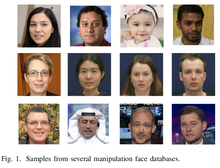
%> input picture fig/sam.png, 220 x 168 px, shrunk from 635 x 484 before the run
$ octave --eval "result = SRM('../fig/sam.png');"   (GNU Octave 9; MATLAB toolbox functions it lacks are replaced by stand-ins)
%> lines starting %> are read from the running program, lines starting %| are printed output that depends on the picture
function f = SRM(IMAGE)
%> called with IMAGE = '../fig/sam.png'
% -------------------------------------------------------------------------
% Copyright (c) 2011 DDE Lab, Binghamton University, NY.
% All Rights Reserved.
% -------------------------------------------------------------------------
% Permission to use, copy, modify, and distribute this software for
% educational, research and non-profit purposes, without fee, and without a
% written agreement is hereby granted, provided that this copyright notice
% appears in all copies. The program is supplied "as is," without any
% accompanying services from DDE Lab. DDE Lab does not warrant the
% operation of the program will be uninterrupted or error-free. The
% end-user understands that the program was developed for research purposes
% and is advised not to rely exclusively on the program for any reason. In
% no event shall Binghamton University or DDE Lab be liable to any party
% for direct, indirect, special, incidental, or consequential damages,
% including lost profits, arising out of the use of this software. DDE Lab
% disclaims any warranties, and has no obligations to provide maintenance,
% support, updates, enhancements or modifications.
% -------------------------------------------------------------------------
% Contact: jan@kodovsky.com | fridrich@binghamton.edu | October 2011
%          http://dde.binghamton.edu/download/feature_extractors
% -------------------------------------------------------------------------
% Extracts all 106 submodels presented in [1] as part of a rich model for
% steganalysis of digital images. All features are calculated in the
% spatial domain and are stored in a structured variable 'f'. For more
% deatils about the individual submodels, please see the publication [1].
% Total dimensionality of all 106 submodels is 34671.
% -------------------------------------------------------------------------
% Input:  IMAGE ... path to the image (can be JPEG)
% Output: f ....... extracted SRM features in a structured format
% -------------------------------------------------------------------------
% [1] Rich Models for Steganalysis of Digital Images, J. Fridrich and J.
% Kodovsky, IEEE Transactions on Information Forensics and Security, 2011.
% Under review.
% -------------------------------------------------------------------------

X = double(imread(IMAGE));

f = post_processing(all1st(X,1),'f1',1);   % 1st order, q=1
f = post_processing(all1st(X,2),'f1',2,f); % 1st order, q=2
for q=[1 1.5 2], f = post_processing(all2nd(X,q*2),'f2',q,f); end    % 2nd order
for q=[1 1.5 2], f = post_processing(all3rd(X,q*3),'f3',q,f); end    % 3rd order
for q=[1 1.5 2], f = post_processing(all3x3(X,q*4),'f3x3',q,f); end  % 3x3
for q=[1 1.5 2], f = post_processing(all5x5(X,q*12),'f5x5',q,f); end % 5x5

% post_processing
function RESULT = post_processing(DATA,f,q,RESULT)

Ss = fieldnames(DATA);
for Sid = 1:length(Ss)
    VARNAME = [f '_' Ss{Sid} '_q' strrep(num2str(q),'.','')];
    eval(['RESULT.' VARNAME ' = reshape(single(DATA.' Ss{Sid} '),1,[]);' ])
end

% symmetrize
L = fieldnames(RESULT);
for i=1:length(L)
    name = L{i}; % feature name
    if name(1)=='s', continue; end
    [T,N,Q] = parse_feaname(name);
    if strcmp(T,''), continue; end
    % symmetrization
    if strcmp(N(1:3),'min') || strcmp(N(1:3),'max')
        % minmax symmetrization
        OUT = ['s' T(2:end) '_minmax' N(4:end) '_' Q];
        if isfield(RESULT,OUT), continue; end
        eval(['Fmin = RESULT.' strrep(name,'max','min') ';']);
        eval(['Fmax = RESULT.' strrep(name,'min','max') ';']);
        F = symfea([Fmin Fmax]',2,4,'mnmx')'; %#ok<*NASGU>
        eval(['RESULT.' OUT ' = single(F);' ]);
    elseif strcmp(N(1:4),'spam')
        % spam symmetrization
        OUT = ['s' T(2:end) '_' N '_' Q];
        if isfield(RESULT,OUT), continue; end
        eval(['Fold = RESULT.' name ';']);
        F = symm1(Fold',2,4)';
        eval(['RESULT.' OUT ' = single(F);' ]);
    end
end
% delete RESULT.f*
L = fieldnames(RESULT);
for i=1:length(L)
    name = L{i}; % feature name
    if name(1)=='f'
        RESULT = rmfield(RESULT,name);
    end
end
% merge spam features
L = fieldnames(RESULT);
for i=1:length(L)
    name = L{i}; % feature name
    [T,N,Q] = parse_feaname(name);
    if ~strcmp(N(1:4),'spam'), continue; end
    if strcmp(T,''), continue; end
    if strcmp(N(end),'v')||(strcmp(N,'spam11')&&strcmp(T,'s5x5'))
    elseif strcmp(N(end),'h')
        % h+v union
        OUT = [T '_' N 'v_' Q ];
        if isfield(RESULT,OUT), continue; end
        name2 = strrep(name,'h_','v_');
        eval(['Fh = RESULT.' name ';']);
        eval(['Fv = RESULT.' name2 ';']);
        eval(['RESULT.' OUT ' = [Fh Fv];']);
        RESULT = rmfield(RESULT,name);
        RESULT = rmfield(RESULT,name2);
    elseif strcmp(N,'spam11')
        % KBKV creation
        OUT = ['s35_' N '_' Q];
        if isfield(RESULT,OUT), continue; end
        name1 = strrep(name,'5x5','3x3');
        name2 = strrep(name,'3x3','5x5');
        if ~isfield(RESULT,name1), continue; end
        if ~isfield(RESULT,name2), continue; end
        eval(['F_KB = RESULT.' name1 ';']);
        eval(['F_KV = RESULT.' name2 ';']);
        eval(['RESULT.' OUT ' = [F_KB F_KV];']);
        RESULT = rmfield(RESULT,name1);
        RESULT = rmfield(RESULT,name2);
    end
end

% parse_feaname
function [T,N,Q] = parse_feaname(name)
[T,N,Q] = deal('');
P = strfind(name,'_'); if length(P)~=2, return; end
T = name(1:P(1)-1);
N = name(P(1)+1:P(2)-1);
Q = name(P(2)+1:end);

% all1st
function g = all1st(X,q)
%> called with q = 1
%
% X must be a matrix of doubles or singles (the image) and q is the
% quantization step (any positive number).
%
% Recommended values of q are c, 1.5c, 2c, where c is the central
% coefficient in the differential (at X(I,J)).
%
% This function outputs co-occurrences of ALL 1st-order residuals
% listed in Figure 1 in our journal HUGO paper (version from June 14),
% including the naming convention.
%
% List of outputted features:
%
% 1a) spam14h
% 1b) spam14v (orthogonal-spam)
% 1c) minmax22v
% 1d) minmax24
% 1e) minmax34v
% 1f) minmax41
% 1g) minmax34
% 1h) minmax48h
% 1i) minmax54
%
% Naming convention:
%
% name = {type}{f}{sigma}{scan}
% type \in {spam, minmax}
% f \in {1,2,3,4,5} number of filters that are "minmaxed"
% sigma \in {1,2,3,4,8} symmetry index
% scan \in {h,v,\emptyset} scan of the cooc matrix (empty = sum of both
% h and v scans).
%
% All odd residuals are implemented the same way simply by
% narrowing the range for I and J and replacing the residuals --
% -- they should "stick out" (trcet) in the same direction as
% the 1st order ones. For example, for the 3rd order:
%
% RU = -X(I-2,J+2)+3*X(I-1,J+1)-3*X(I,J)+X(I+1,J-1); ... etc.
%
% Note1: The term X(I,J) should always have the "-" sign.
% Note2: This script does not include s, so, cout, cin versions (weak).
% This function calls Cooc.m and Quant.m

[M N] = size(X); [I,J,T,order] = deal(2:M-1,2:N-1,2,4);
% Variable names are self-explanatory (R = right, U = up, L = left, D = down)
[R,L,U,D]  = deal(X(I,J+1)-X(I,J),X(I,J-1)-X(I,J),X(I-1,J)-X(I,J),X(I+1,J)-X(I,J));
[Rq,Lq,Uq,Dq] = deal(Quant(R,q,T),Quant(L,q,T),Quant(U,q,T),Quant(D,q,T));
[RU,LU,RD,LD] = deal(X(I-1,J+1)-X(I,J),X(I-1,J-1)-X(I,J),X(I+1,J+1)-X(I,J),X(I+1,J-1)-X(I,J));
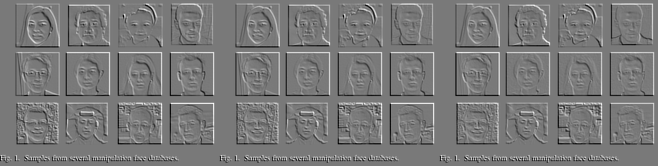
%> RU: size 166x658 double; min -224, max 245, mean 0; drawn with min black and max white
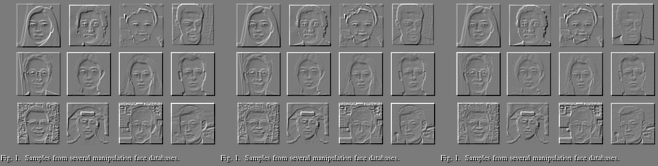
%> LU: size 166x658 double; min -230, max 246, mean 0; drawn with min black and max white
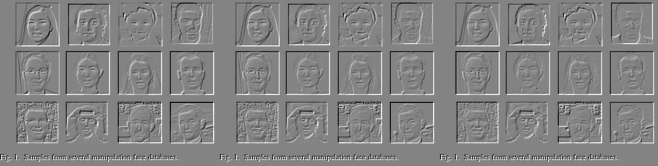
%> RD: size 166x658 double; min -246, max 230, mean 0; drawn with min black and max white
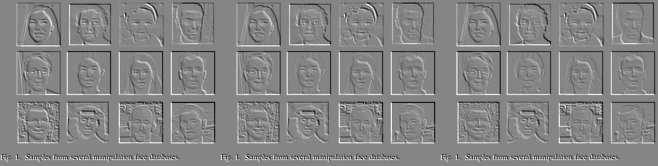
%> LD: size 166x658 double; min -245, max 224, mean 0; drawn with min black and max white
[RUq,RDq,LUq,LDq] = deal(Quant(RU,q,T),Quant(RD,q,T),Quant(LU,q,T),Quant(LD,q,T));
%> call 7 of trunc, with T = 2
%> in trunc (call 7), `Z(Z < -T) = -T;`:
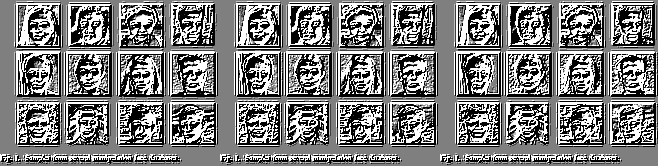
%> Z: size 166x658 double; min -2, max 2, mean -0.00775; drawn with min black and max white
%> call 8 of trunc, with T = 2
%> in trunc (call 8), `Z(Z > T)  =  T;`:
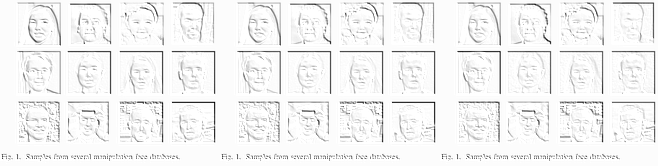
%> Z: size 166x658 double; min -245, max 2, mean -9.59; drawn with min black and max white
%> in trunc (call 8), `Z(Z < -T) = -T;`:
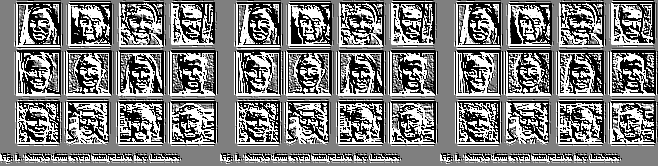
%> Z: size 166x658 double; min -2, max 2, mean -0.0138; drawn with min black and max white
% minmax22h -- to be symmetrized as mnmx, directional, hv-nonsymmetrical.
[RLq_min,UDq_min,RLq_max,UDq_max] = deal(min(Rq,Lq),min(Uq,Dq),max(Rq,Lq),max(Uq,Dq));
%> (the rest of the program and of its run is left out)
